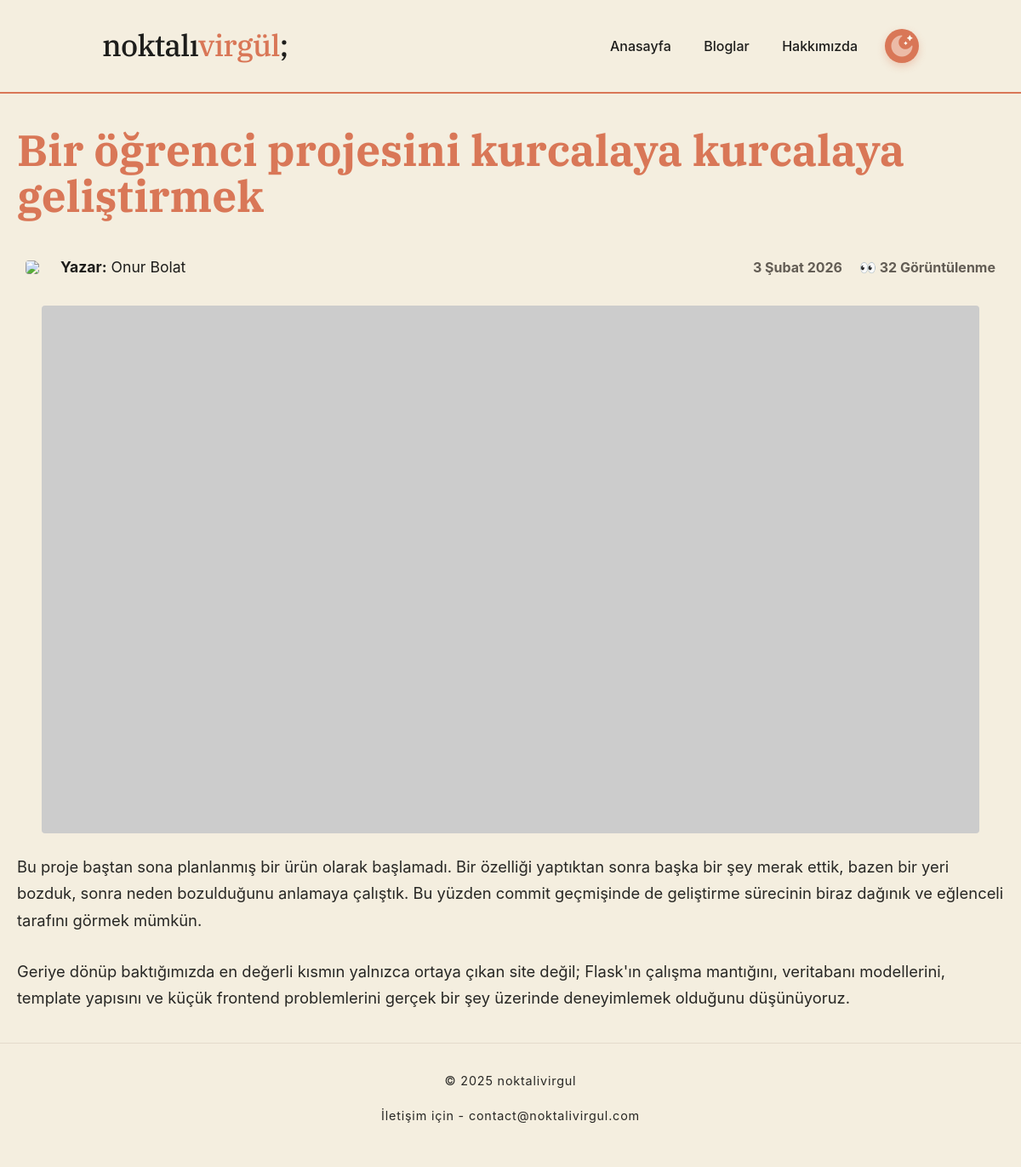
Screenshot of /blog/bir-ogrenci-projesini-kurcalaya-kurcalaya-gelistirmek with the database file from the repository.
### app.py (models this page shows)
class Post(db.Model):
    id = db.Column(db.Integer, primary_key=True)
    baslik = db.Column(db.String(100),  unique=True, nullable=False)
    slug = db.Column(db.String(150), nullable=False)
    yazar = db.Column(db.Text)
    kapak = db.Column(db.Text)
    ozet = db.Column(db.String(300))
    tarih = db.Column(db.DateTime, default=datetime.utcnow)
    tiklanma = db.Column(db.Integer, default=0)
    parcalar = db.relationship('PostContent', backref='yazi', lazy=True, order_by="PostContent.sira")

class PostContent(db.Model):
    id = db.Column(db.Integer, primary_key=True)
    post_id = db.Column(db.Integer, db.ForeignKey('post.id'), nullable=False)
    tip = db.Column(db.String(20))
    icerik = db.Column(db.Text)
    sira = db.Column(db.Integer)

### app.py (the view)
@app.route('/blog/<string:post_slug>')
def blog_detay(post_slug):
    yazi = Post.query.filter_by(slug=post_slug).first_or_404()
    cerez_adi = f"okundu_{yazi.slug}"
    daha_once_okudu_mu = request.cookies.get(cerez_adi)
    response = make_response(render_template('sablon.html', yazi=yazi))
    if not daha_once_okudu_mu:
        yazi.tiklanma += 1
        db.session.commit()
        response.set_cookie(cerez_adi, '1', max_age=60*60*24*10)
    return response

### app.py (called while the page is built)
def format_date(value):
    aylar = [
        "Ocak", "Şubat", "Mart", "Nisan", "Mayıs", "Haziran",
        "Temmuz", "Ağustos", "Eylül", "Ekim", "Kasım", "Aralık"
    ]
    gun = value.day
    ay = aylar[value.month - 1]
    yil = value.year
    return f"{gun} {ay} {yil}"

### templates/sablon.html (shortened to what this page needs)
<!DOCTYPE html>
<html lang="tr">
<head>
    <link rel="stylesheet" href="{{ url_for('static', filename='css/sablon_style.css') }}">
    <link href="https://cdnjs.cloudflare.com/ajax/libs/prism/1.29.0/themes/prism-okaidia.min.css" rel="stylesheet" />
</head>
<body>
    <header class="header">
        <div class="sitelogo" onclick="location.href='/'">
            noktalı<span>virgül</span>;
        </div>
        <div class="butonlar">
            <div class="newbtn">
                <button onclick="location.href='/'">Anasayfa</button>
                <button onclick="location.href='/bloglar'">Bloglar</button>
                <button onclick="location.href='/hakkimizda'">Hakkımızda</button>
            </div>
            <button id="theme-toggle">
                <img id="theme-icon" src="" alt="Tema İkonu" width="24" height="24">
            </button>
        </div>
    </header>
    <div class="content">
        <main class="main">
                    <h1 class="baslik">{{ yazi.baslik }}</h1>
                    <div class="yazar-div">
                        <div style="flex-grow: 1;" class="yazar">
                            {% if yazi.yazar %}
                                <a href="/yazarlar">
                                    <img class="imgcircle" src="{% if yazi.yazar == 'onur' %}{{ url_for('static', filename='imgs/onur-circle.jpg') }}{% else %}{{ url_for('static', filename='imgs/yalcin-circle.jpg') }}{% endif %}">
                                </a>
                                <p class="yazaradi"><a href="/yazarlar"><b>Yazar:</b> {% if yazi.yazar == 'onur' %}Onur Bolat{% else %}Yalçın Kılıç{% endif %}</a></p>
                            {% endif %}
                        </div>
                        <div class="yazar-meta">
                            <p class="tarih"><b>{{yazi.tarih|tarih_formati}}</b></p>
                            <p class="okunma"><b>👀 {{yazi.tiklanma}} Görüntülenme</b></p>
                        </div>
                    </div>
                    <div class="teklifotogrid">
                    <img src="{{ yazi.kapak }}">
                    </div>
                    {% for parca in yazi.parcalar %}
    {% if parca.tip == 'yazi' %}
        <p class="blogyazisi">{{ parca.icerik }}</p>
    {% elif parca.tip == 'medya' %}
        <div class="medya-container">
            {{ parca.icerik|safe }}
        </div>
    {% endif %}
{% endfor %}
        </main>
    </div>
    <footer class="footer">
        <p>© 2025 noktalivirgul </p>
        <p>İletişim için - contact@noktalivirgul.com </p>
    </footer>
</body>
</html>

### static/css/sablon_style.css (style rules this page uses)
:root { --bg-color: #F4EEDF; --text-main: #1D1D1B; --text-muted: #625C54; --accent: #D97757; --border: #E3DBCC; --card-bg: #FCFBF8; --font-serif: 'IBM Plex Serif', serif; --font-sans: 'Inter', sans-serif; }
* { box-sizing: border-box; padding: 0; margin: 0; }
body { background-color: var(--bg-color); color: var(--text-main); font-family: var(--font-sans); line-height: 1.7; -webkit-font-smoothing: antialiased; transition: transform 0.5s cubic-bezier(0.16, 1, 0.3, 1), background-color 0.3s cubic-bezier(0.16, 1, 0.3, 1), color 0.3s ease; }
.header { padding: 1.5rem 10%; border-bottom: 2px solid var(--accent); display: flex; justify-content: space-between; align-items: center; background-color: var(--bg-color); position: -webkit-sticky; position: sticky; top: 0; z-index: 1000; }
.sitelogo { font-family: var(--font-serif); font-size: 2.2rem; font-weight: 500; cursor: pointer; letter-spacing: -0.02em; color: var(--text-main); }
.sitelogo span { color: var(--accent); }
.butonlar { display: flex; align-items: center; gap: 15px; }
.butonlar button { background: none; border: 1px solid transparent; padding: 8px 16px; border-radius: 20px; font-family: var(--font-sans); font-size: 1rem; font-weight: 500; cursor: pointer; color: var(--text-main); }
#theme-toggle { background: var(--accent); color: white; border: none; padding: 5px; border-radius: 50%; width: 40px; height: 40px; cursor: pointer; font-size: 1.2rem; display: flex; align-items: center; justify-content: center; box-shadow: 0 4px 10px rgba(217, 119, 87, 0.3); }
#theme-icon { width: 100%; height: 100%; display: block; pointer-events: none; filter: brightness(1.1); }
.footer { padding-bottom: 0.75rem; padding: 2rem; border-top: 1px solid var(--border); background-color: var(--card-bg); color: var(--text-muted); text-align: center; letter-spacing: 0.05em; background-color: var(--bg-color); }
.footer p { margin-bottom: 1rem; color: var(--text-main); font-size: 0.9rem; opacity: 0.95; }
.content { display: flex; max-width: 1200px; margin: 4rem auto; margin-bottom: 0.5rem; margin-top: 1rem; gap: 5rem; padding: 0 20px; }
.main { flex: 65%; }
.baslik { font-family: var(--font-serif); font-size: 3.2rem; line-height: 1.05; color: var(--accent); margin-bottom: 2rem; margin-top: 1.5rem; }
.blogyazisi { margin-bottom: 1.8rem; font-size: 1.15rem; color: var(--text-main); opacity: 0.95; }
.yazar-div { display: flex; flex-wrap: wrap; align-items: center !important; gap: 20px; padding: 10px; margin-bottom: 20px; }
.yazar { display: flex; align-items: center; gap: 20px; }
.yazar-meta { display: flex; gap: 20px; color: var(--text-muted); }
.yazaradi { margin-left: 5px; font-size: 1.1rem; }
.yazar a { width: fit-content; display: block; text-decoration: none; }
.yazar a, .yazar a:visited, .yazar a:hover, .yazar a:active { color: inherit; text-decoration: none; outline: none; }
.imgcircle { display: block; max-width: 70px; height: auto; border-radius: 4px; }
.teklifotogrid { display: grid; grid-template-columns: 1fr; margin-top: 0.5rem; line-height: 0; }
.teklifotogrid img { margin: 0; display: block; margin-left: auto; margin-right: auto; width: 95%; aspect-ratio: 16 / 9; border-radius: 4px; margin-bottom: 1.5rem; object-fit: cover; object-position: center; }

### rows the page displays
Post: baslik "Bir öğrenci projesini kurcalaya kurcalaya geliştirmek", tarih|tarih_formati "3 Şubat 2026", tiklanma "32"
PostContent: icerik "Bu proje baştan sona planlanmış bir ürün olarak başlamadı. Bir özelliği yaptıktan sonra başka bir şey merak ettik, bazen bir yeri bozduk, sonra neden bozulduğunu anlamaya çalıştık. Bu yüzden commit geçmişinde de geliştirme sürecinin biraz dağınık ve eğlenceli tarafını görmek mümkün."
PostContent: icerik "Geriye dönüp baktığımızda en değerli kısmın yalnızca ortaya çıkan site değil; Flask'ın çalışma mantığını, veritabanı modellerini, template yapısını ve küçük frontend problemlerini gerçek bir şey üzerinde deneyimlemek olduğunu düşünüyoruz."
